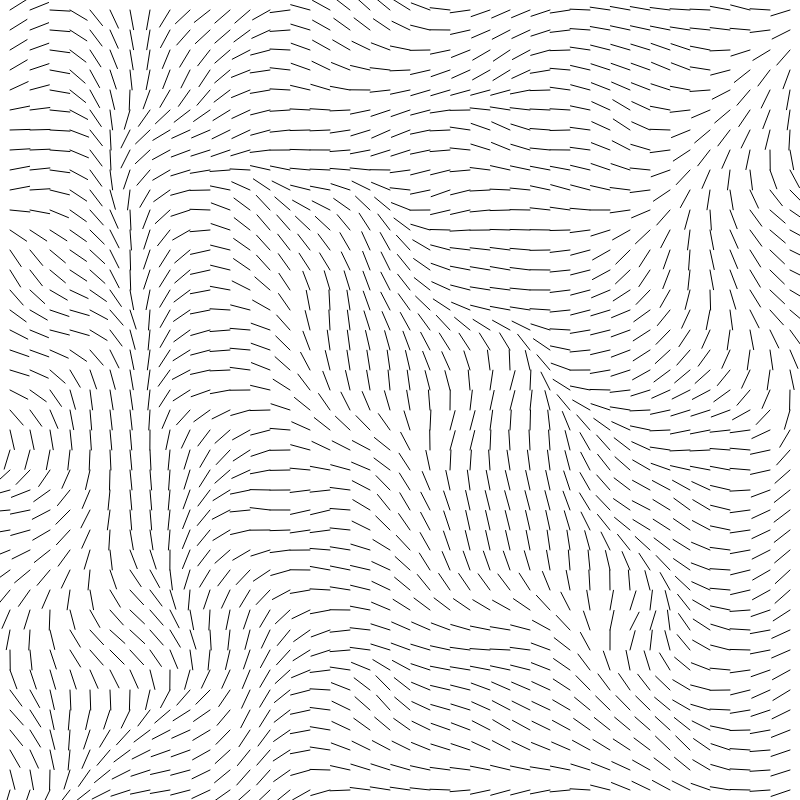
Frame 1 (no input)
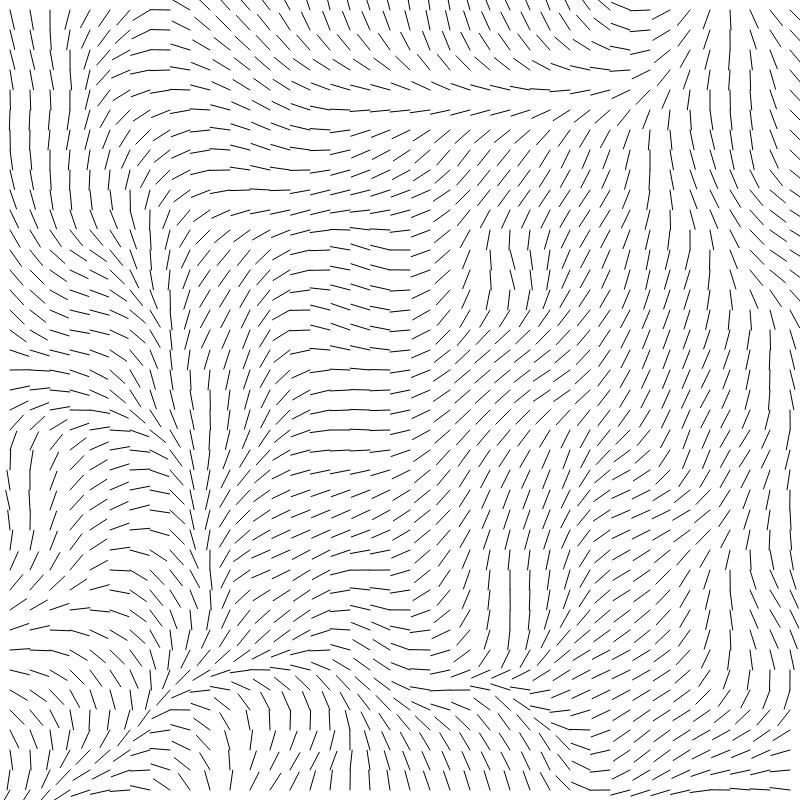
Frame 60 (no input)
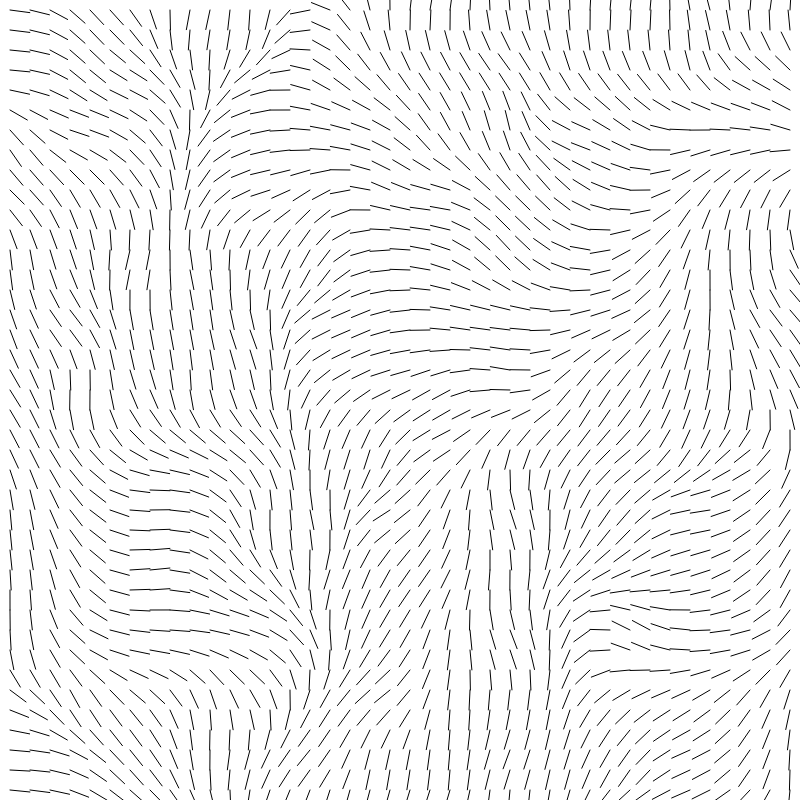
Frame 120 (the mouse pressed at the canvas centre since frame 60)

The p5.js sketch that drew these frames (run headless with seeded random() and noise() and a simulated clock; from frame 60 on, the mouse is pressed at the canvas centre):

// p5.js sketch
// ── sketch.js
const CNV_SIZE = 800;

let noiseScale = 0.04;

let gridSize = 40;

let counter = 0;

function setup() {
  createCanvas(CNV_SIZE, CNV_SIZE, document.getElementById('canvas'));
}

function draw() {
  background(255);
  
  for (let x = 0; x < gridSize; x++) {
    for (let y = 0; y < gridSize; y++) {
      drawLine(x, y);
    }
  }
  
  counter++;
}

function drawLine(i, j) {
  const size = CNV_SIZE / gridSize;
  
  const rotation = noise(i * noiseScale, j * noiseScale, counter/60) * Math.PI * 4;
  
  const x = i*(CNV_SIZE/gridSize) + (CNV_SIZE/gridSize)/2;
  const y = j*(CNV_SIZE/gridSize) + (CNV_SIZE/gridSize)/2;
  
  const x2 = x + Math.sin(rotation) * (size);
  const y2 = y + Math.cos(rotation) * (size);
  
  line(x, y, x2, y2);
}
